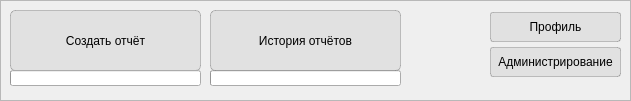
   <widget class="QFrame" name="main_frame">
    <property name="geometry">
     <rect>
      <x>400</x>
      <y>470</y>
      <width>631</width>
      <height>101</height>
     </rect>
    </property>
    <property name="styleSheet">
     <string notr="true">QFrame#main_frame {
   background-color: rgba(255, 128, 0, 0.05);
   border: 1px solid rgba(0, 0, 0, 0.4); border-radius: 5px;
}</string>
    </property>
    <property name="frameShape">
     <enum>QFrame::StyledPanel</enum>
    </property>
    <property name="frameShadow">
     <enum>QFrame::Raised</enum>
    </property>
    <widget class="QProgressBar" name="progress_2">
     <property name="geometry">
      <rect>
       <x>210</x>
       <y>70</y>
       <width>191</width>
       <height>16</height>
      </rect>
     </property>
     <property name="maximum">
      <number>100</number>
     </property>
     <property name="value">
      <number>0</number>
     </property>
     <property name="alignment">
      <set>Qt::AlignLeading|Qt::AlignLeft|Qt::AlignVCenter</set>
     </property>
     <property name="textVisible">
      <bool>false</bool>
     </property>
     <property name="orientation">
      <enum>Qt::Horizontal</enum>
     </property>
     <property name="invertedAppearance">
      <bool>false</bool>
     </property>
    </widget>
    <widget class="QPushButton" name="rep_create">
     <property name="geometry">
      <rect>
       <x>10</x>
       <y>10</y>
       <width>191</width>
       <height>61</height>
      </rect>
     </property>
     <property name="styleSheet">
      <string notr="true">QPushButton {
    background-color: rgb(225,225,225);
    border: 1px solid rgba(0,0,0,0.2);
	border-radius: 5px;
}

QPushButton:hover {
    background-color: rgb(235,235,235);
}

QPushButton:pressed {
    background-color: rgb(225,225,225);
    color: rgba(0,0,0,0.4)
}</string>
     </property>
     <property name="text">
      <string>Создать отчёт</string>
     </property>
    </widget>
    <widget class="QProgressBar" name="progress_1">
     <property name="geometry">
      <rect>
       <x>10</x>
       <y>70</y>
       <width>191</width>
       <height>16</height>
      </rect>
     </property>
     <property name="value">
      <number>0</number>
     </property>
     <property name="textVisible">
      <bool>false</bool>
     </property>
    </widget>
    <widget class="QWidget" name="">
     <property name="geometry">
      <rect>
       <x>490</x>
       <y>10</y>
       <width>131</width>
       <height>71</height>
      </rect>
     </property>
     <layout class="QVBoxLayout" name="verticalLayout">
      <property name="spacing">
       <number>3</number>
      </property>
      <item>
       <widget class="QPushButton" name="profile">
        <property name="minimumSize">
         <size>
          <width>0</width>
          <height>30</height>
         </size>
        </property>
        <property name="maximumSize">
         <size>
          <width>16777215</width>
          <height>16777215</height>
         </size>
        </property>
        <property name="styleSheet">
         <string notr="true">QPushButton {
    background-color: rgb(225,225,225);
    border: 1px solid rgba(0,0,0,0.2);
	border-radius: 3px;
}

QPushButton:hover {
    background-color: rgb(235,235,235);
}

QPushButton:pressed {
    background-color: rgb(225,225,225);
    color: rgba(0,0,0,0.4)
}</string>
        </property>
        <property name="text">
         <string>Профиль</string>
        </property>
       </widget>
      </item>
      <item>
       <widget class="QPushButton" name="admin">
        <property name="minimumSize">
         <size>
          <width>0</width>
          <height>30</height>
         </size>
        </property>
        <property name="styleSheet">
         <string notr="true">QPushButton {
    background-color: rgb(225,225,225);
    border: 1px solid rgba(0,0,0,0.2);
	border-radius: 3px;
}

QPushButton:hover {
    background-color: rgb(235,235,235);
}

QPushButton:pressed {
    background-color: rgb(225,225,225);
    color: rgba(0,0,0,0.4)
}</string>
        </property>
        <property name="text">
         <string>Администрирование</string>
        </property>
       </widget>
      </item>
     </layout>
    </widget>
    <widget class="QPushButton" name="rep_history">
     <property name="geometry">
      <rect>
       <x>210</x>
       <y>10</y>
       <width>191</width>
       <height>61</height>
      </rect>
     </property>
     <property name="styleSheet">
      <string notr="true">QPushButton {
    background-color: rgb(225,225,225);
    border: 1px solid rgba(0,0,0,0.2);
	border-radius: 5px;
}

QPushButton:hover {
    background-color: rgb(235,235,235);
}

QPushButton:pressed {
    background-color: rgb(225,225,225);
    color: rgba(0,0,0,0.4)
}</string>
     </property>
     <property name="text">
      <string>История отчётов</string>
     </property>
    </widget>
   </widget>
